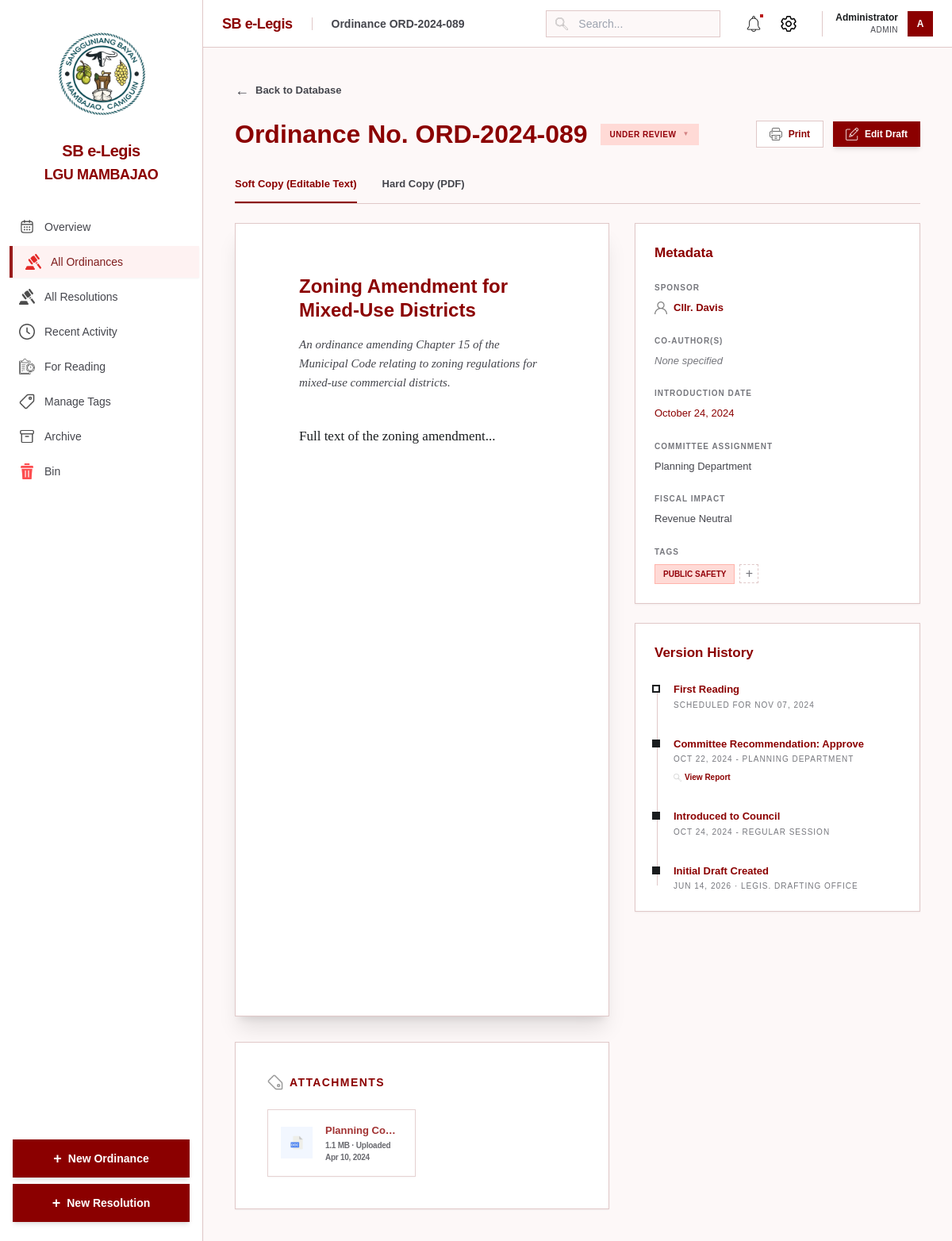
The page /view.php?id=1 (signed in) on the database its author committed.
### tables this page shows
CREATE TABLE IF NOT EXISTS ordinances (
    id INT AUTO_INCREMENT PRIMARY KEY,
    ordinance_number VARCHAR(50) NOT NULL UNIQUE,
    title VARCHAR(255) NOT NULL,
    description TEXT,
    date_enacted DATE NOT NULL,
    status ENUM('active', 'under_review', 'draft', 'amended', 'repealed') DEFAULT 'draft',
    department VARCHAR(100),
    main_author VARCHAR(100),
    soft_copy LONGTEXT,  
    hard_copy_path VARCHAR(255),  
    notes TEXT,
    created_at TIMESTAMP DEFAULT CURRENT_TIMESTAMP,
    updated_at TIMESTAMP DEFAULT CURRENT_TIMESTAMP ON UPDATE CURRENT_TIMESTAMP
);

### view.php (the view, shortened to what the rows shown need)
<?php
require_once 'includes/db.php';
$id = isset($_GET['id']) ? (int)$_GET['id'] : 0;
$type = isset($_GET['type']) && $_GET['type'] === 'resolution' ? 'resolution' : 'ordinance';
if ($type === 'resolution') {
    $stmt = $pdo->prepare("SELECT r.*, r.resolution_number AS ordinance_number,
           GROUP_CONCAT(DISTINCT t.name ORDER BY t.name SEPARATOR '|') as tag_names,
           GROUP_CONCAT(DISTINCT t.color_theme ORDER BY t.name SEPARATOR '|') as tag_colors
    FROM resolutions r
    LEFT JOIN resolution_tags rt ON r.id = rt.resolution_id
    LEFT JOIN tags t ON rt.tag_id = t.id
    WHERE r.id = ?
    GROUP BY r.id");
    $stmt->execute([$id]);
    $ord = $stmt->fetch();
    if (!$ord) die('Resolution not found.');
    $page_title = 'Resolution ' . $ord['ordinance_number'];
} else {
    $stmt = $pdo->prepare("SELECT o.*,
           GROUP_CONCAT(DISTINCT t.name ORDER BY t.name SEPARATOR '|') as tag_names,
           GROUP_CONCAT(DISTINCT t.color_theme ORDER BY t.name SEPARATOR '|') as tag_colors
    FROM ordinances o
    LEFT JOIN ordinance_tags ot ON o.id = ot.ordinance_id
    LEFT JOIN tags t ON ot.tag_id = t.id
    WHERE o.id = ?
    GROUP BY o.id");
    $stmt->execute([$id]);
    $ord = $stmt->fetch();
    $page_title = 'Ordinance ' . $ord['ordinance_number'];
}
include 'includes/header.php';
?>
<div class="space-y-6">
    <div class="flex flex-col md:flex-row md:items-center justify-between gap-4">
        <div class="flex items-center gap-4">
            <h1 class="text-[32px] font-bold text-navy leading-none">Ordinance No. <?php echo htmlspecialchars($ord['ordinance_number']); ?></h1>
            <div class="relative group">
                <button class="status-badge px-3 py-1.5 rounded-full text-[10px] font-bold uppercase tracking-wider <?php echo 'status-' . str_replace('_', '-', $ord['status']); ?> flex items-center gap-2">
                    <?php echo str_replace('_', ' ', $ord['status']); ?>
                    <span class="text-[8px] opacity-40">▼</span>
                </button>
            </div>
        </div>
    </div>
    <div class="grid grid-cols-1 lg:grid-cols-[1fr_360px] gap-8">
        <div class="space-y-8">
            <div id="view-tab-document" class="view-tab-content block">
                <div class="bg-white shadow-xl border border-outline-variant rounded-sm min-h-[1000px] flex flex-col">
                    <div class="p-[64px_80px] flex-1">
                        <div class="space-y-10">
                            <div class="space-y-4">
                                <h2 class="text-2xl font-bold text-navy leading-tight"><?php echo htmlspecialchars($ord['title']); ?></h2>
                                <p class="text-[15px] font-doc italic text-on-surface-variant leading-relaxed">
                                    <?php echo htmlspecialchars($ord['description']); ?>
                                </p>
                            </div>
                            <div class="font-doc text-[17px] leading-[1.8] text-on-surface space-y-8">
                                <?php
                                if ($ord['soft_copy']) {
                                    echo nl2br(htmlspecialchars($ord['soft_copy']));
                                } else {
                                    echo '<div class="text-center py-40 opacity-20 italic">No document content provided.</div>';
                                }
                                ?>
                            </div>
                        </div>
                    </div>
                </div>
            </div>
        </div>
        <div class="space-y-6">
            <div class="bg-white rounded border border-outline-variant p-6 space-y-6 shadow-sm">
                <div class="space-y-6">
                    <div>
                        <span class="text-[10px] font-bold uppercase tracking-widest text-outline block mb-2">Sponsor</span>
                        <div class="flex items-center gap-2 text-[13px] font-bold text-navy">
                            <img src="assets/icons/user.png" class="w-4 h-4 opacity-50">
                            <?php echo htmlspecialchars($ord['main_author']); ?>
                        </div>
                    </div>
                    <div>
                        <span class="text-[10px] font-bold uppercase tracking-widest text-outline block mb-2">Introduction Date</span>
                        <div class="text-[13px] font-medium text-navy">
                            <?php echo date('F d, Y', strtotime($ord['date_enacted'])); ?>
                        </div>
                    </div>
                    <div>
                        <span class="text-[10px] font-bold uppercase tracking-widest text-outline block mb-2">Committee Assignment</span>
                        <div class="text-[13px] font-medium text-on-surface-variant">
                            <?php echo htmlspecialchars($ord['department'] ?? ''); ?>
                        </div>
                    </div>
                    <div>
                        <div class="flex flex-wrap gap-1.5">
                            <?php
                            if ($ord['tag_names']) {
                                $tags = explode('|', $ord['tag_names']);
                                $colors = explode('|', $ord['tag_colors']);
                                foreach ($tags as $i => $tag) {
                                    $color = $colors[$i] ?? 'tc-blue';
                                    echo "<span class='px-2.5 py-1 rounded text-[10px] font-bold border {$color} uppercase'>{$tag}</span>";
                                }
                            }
                            ?>
                            <button class="w-6 h-6 border border-outline-variant border-dashed rounded flex items-center justify-center text-outline hover:border-navy hover:text-navy transition-all">+</button>
                        </div>
                    </div>
                </div>
            </div>
            <div class="bg-white rounded border border-outline-variant p-6 space-y-6 shadow-sm">
                <div class="relative pl-6 space-y-8 before:content-[''] before:absolute before:left-[3px] before:top-2 before:bottom-2 before:w-[1px] before:bg-outline-variant">
                    <div class="relative">
                        <div class="absolute -left-[27px] top-1 w-2.5 h-2.5 rounded-full border-2 border-on-surface bg-white"></div>
                        <div class="text-[13px] font-bold text-navy">First Reading</div>
                        <div class="text-[10px] text-outline font-medium uppercase tracking-widest mt-0.5">Scheduled for <?php echo date('M d, Y', strtotime($ord['date_enacted'] . ' + 14 days')); ?></div>
                    </div>
                    <div class="relative">
                        <div class="absolute -left-[27px] top-1 w-2.5 h-2.5 rounded-full bg-on-surface"></div>
                        <div class="text-[13px] font-bold text-navy">Committee Recommendation: Approve</div>
                        <div class="text-[10px] text-outline font-medium uppercase tracking-widest mt-0.5"><?php echo date('M d, Y', strtotime($ord['date_enacted'] . ' - 2 days')); ?> - <?php echo htmlspecialchars($ord['department'] ?? ''); ?></div>
                        <button class="text-[10px] text-navy font-bold flex items-center gap-1 mt-2 hover:underline">
                            <img src="assets/icons/glass.png" class="w-2.5 h-2.5 opacity-40">
                            View Report
                        </button>
                    </div>
                    <div class="relative">
                        <div class="absolute -left-[27px] top-1 w-2.5 h-2.5 rounded-full bg-on-surface"></div>
                        <div class="text-[13px] font-bold text-navy">Introduced to Council</div>
                        <div class="text-[10px] text-outline font-medium uppercase tracking-widest mt-0.5"><?php echo date('M d, Y', strtotime($ord['date_enacted'])); ?> - Regular Session</div>
                    </div>
                    <div class="relative">
                        <div class="absolute -left-[27px] top-1 w-2.5 h-2.5 rounded-full bg-on-surface"></div>
                        <div class="text-[13px] font-bold text-navy">Initial Draft Created</div>
                        <div class="text-[10px] text-outline font-medium uppercase tracking-widest mt-0.5">
                            <?php echo date('M d, Y', strtotime($ord['created_at'])); ?> &middot; Legis. Drafting Office
                        </div>
                    </div>
                </div>
            </div>
        </div>
    </div>
</div>

### includes/header.php (shortened to what the rows shown need)
<!DOCTYPE html>
<html lang="en">
<head>
    <script src="assets/js/tailwind.min.js?plugins=forms,container-queries"></script>
    <link href="assets/css/fonts.css" rel="stylesheet" />
    <script id="tailwind-config">
        tailwind.config = {
            darkMode: "class",
            theme: {
                extend: {
                    "colors": {
                        "surface": "#ffffff",
                        "background": "#fdf8f8",
                        "primary-container": "#8B0000",
                        "on-primary-container": "#e8a0a0",
                        "secondary-container": "#fddede",
                        "on-surface": "#191c1e",
                        "on-surface-variant": "#45464d",
                        "outline": "#76777d",
                        "outline-variant": "#e0c8c8",
                        "error": "#ba1a1a",
                        "error-container": "#ffdad6",
                        "primary": "#8B0000",
                        "navy": "#8B0000"
                    },
                    "borderRadius": {
                        "none": "0px",
                        "sm": "0px",
                        "DEFAULT": "0px",
                        "md": "0px",
                        "lg": "0px",
                        "xl": "0px",
                        "2xl": "0px",
                        "3xl": "0px",
                        "full": "0px"
                    },
                    "spacing": {
                        "xs": "4px",
                        "sm": "12px",
                        "md": "24px",
                        "lg": "40px",
                        "xl": "64px",
                        "gutter": "24px"
                    },
                    "fontFamily": {
                        "ui": ["Public Sans", "sans-serif"],
                        "doc": ["Newsreader", "serif"]
                    }
                }
            }
        }
    </script>
</head>
<body class="bg-background text-on-surface font-ui h-screen flex overflow-hidden">
    <?php include 'sidebar.php'; ?>
    <main class="flex-1 flex flex-col h-screen overflow-hidden">
        <header class="bg-white text-on-surface h-[60px] sticky top-0 z-50 border-b border-outline-variant w-full">
            <div class="flex items-center justify-between px-6 h-full max-w-[1440px] mx-auto">
                <div class="flex items-center gap-4">
                    <span class="text-lg font-bold text-navy tracking-tight">SB e-Legis</span>
                    <span
                        class="text-sm font-semibold text-on-surface-variant"><?php echo isset($page_title) ? $page_title : "Overview"; ?></span>
                </div>
</div>
</header>
        <div class="flex-1 overflow-y-auto bg-background">
            <div class="max-w-[1440px] mx-auto p-6 lg:p-10 space-y-6">

### rows shown on the page
ordinances: ordinance_number "Ordinance ORD-2024-089", ordinance_number "ORD-2024-089", status "UNDER REVIEW", title "Zoning Amendment for Mixed-Use Districts", description "An ordinance amending Chapter 15 of the Municipal Code relating to zoning regulations for mixed-use commercial districts.", soft_copy "Full text of the zoning amendment...", main_author "Cllr. Davis", date_enacted "October 24, 2024", department "Planning Department", tag "PUBLIC SAFETY", date_enacted "NOV 07, 2024", date_enacted "OCT 22, 2024", department "PLANNING DEPARTMENT", date_enacted "OCT 24, 2024", created_at "JUN 14, 2026"

### other values the page prints
$item['label'] "Overview"
$item['label'] "All Ordinances"
$item['label'] "All Resolutions"
$item['label'] "Recent Activity"
$item['label'] "For Reading"
$item['label'] "Manage Tags"
$item['label'] "Archive"
$item['label'] "Bin"
$_SESSION['full_name'] "Administrator"
$_SESSION['role'] "ADMIN"
substr($initials, 0, 2) "A"
